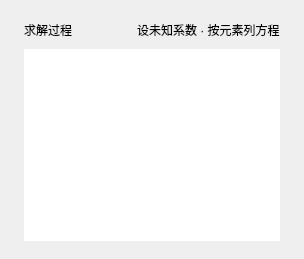
               <widget class="QFrame" name="stepsCard">
                <property name="card" stdset="0">
                 <bool>true</bool>
                </property>
                <layout class="QVBoxLayout" name="stepsCardLayout">
                 <property name="spacing">
                  <number>0</number>
                 </property>
                 <property name="leftMargin">
                  <number>24</number>
                 </property>
                 <property name="topMargin">
                  <number>20</number>
                 </property>
                 <property name="rightMargin">
                  <number>24</number>
                 </property>
                 <property name="bottomMargin">
                  <number>18</number>
                 </property>
                 <item>
                  <layout class="QHBoxLayout" name="stepsHeaderLayout">
                   <property name="spacing">
                    <number>8</number>
                   </property>
                   <item>
                    <widget class="QLabel" name="stepsTitle">
                     <property name="text">
                      <string>求解过程</string>
                     </property>
                    </widget>
                   </item>
                   <item>
                    <spacer name="stepsHeaderSpacer">
                     <property name="orientation">
                      <enum>Qt::Horizontal</enum>
                     </property>
                     <property name="sizeHint" stdset="0">
                      <size>
                       <width>40</width>
                       <height>20</height>
                      </size>
                     </property>
                    </spacer>
                   </item>
                   <item>
                    <widget class="QLabel" name="stepsHint">
                     <property name="text">
                      <string>设未知系数 · 按元素列方程</string>
                     </property>
                    </widget>
                   </item>
                  </layout>
                 </item>
                 <item>
                  <spacer name="stepsTopSpacer">
                   <property name="orientation">
                    <enum>Qt::Vertical</enum>
                   </property>
                   <property name="sizeType">
                    <enum>QSizePolicy::Fixed</enum>
                   </property>
                   <property name="sizeHint" stdset="0">
                    <size>
                     <width>20</width>
                     <height>9</height>
                    </size>
                   </property>
                  </spacer>
                 </item>
                 <item>
                  <widget class="QTextBrowser" name="stepsBrowser">
                   <property name="minimumSize">
                    <size>
                     <width>0</width>
                     <height>160</height>
                    </size>
                   </property>
                   <property name="frameShape">
                    <enum>QFrame::NoFrame</enum>
                   </property>
                   <property name="verticalScrollBarPolicy">
                    <enum>Qt::ScrollBarAsNeeded</enum>
                   </property>
                   <property name="horizontalScrollBarPolicy">
                    <enum>Qt::ScrollBarAlwaysOff</enum>
                   </property>
                   <property name="openExternalLinks">
                    <bool>false</bool>
                   </property>
                  </widget>
                 </item>
                </layout>
               </widget>
